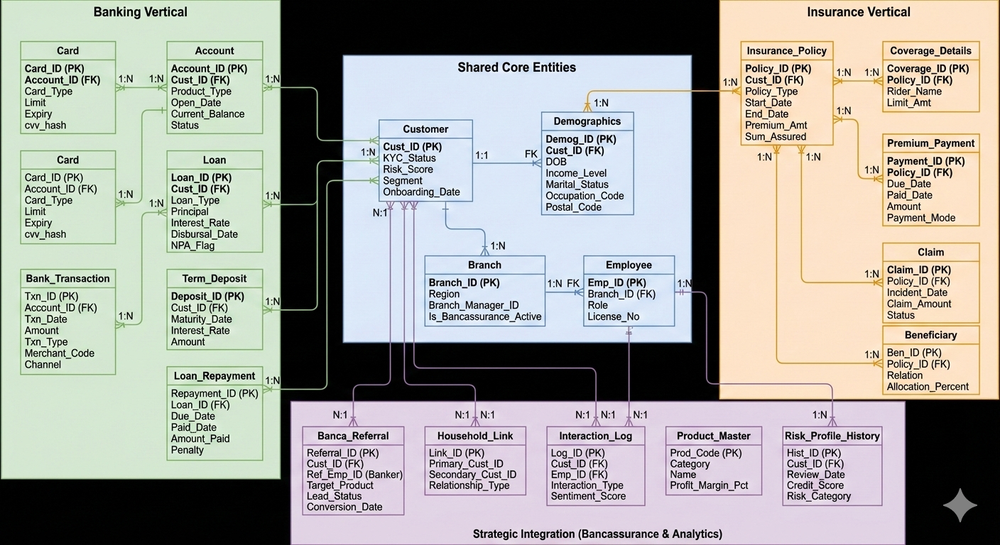
#> input picture intelligent_form_agent/data/Gemini_Generated_Image_s6av8gs6av8gs6av.png, 1000 x 545 px, shrunk from 1408 x 768 before the run
$ python -i preprocessing.py   (imports and definitions only)
#> lines starting #> are read from the running program, lines starting #| are printed output that depends on the picture; after the words box and inside, x2 and y2 are one past the last pixel; in counts of white or black regions, pixels touching at a corner belong together
### intelligent_form_agent/src/utils.py
import logging
import json
import os
from . import config

def setup_logger(name=__name__):
    logger = logging.getLogger(name)
    if not logger.handlers:
        logger.setLevel(logging.INFO)
        handler = logging.StreamHandler()
        formatter = logging.Formatter('%(asctime)s - %(name)s - %(levelname)s - %(message)s')
        handler.setFormatter(formatter)
        logger.addHandler(handler)
    return logger

logger = setup_logger('utils')

# [15 lines left out: functions save_json, ensure_dirs, not called in this run]

### intelligent_form_agent/src/preprocessing.py
import cv2
import numpy as np
from .utils import setup_logger

logger = setup_logger('preprocessing')

def preprocess_image(image_path_or_array):
    """
    Applies preprocessing pipeline to an image:
    1. Grayscale
    2. Denoising
    3. Thresholding
    Returns the processed image.
    """
    try:
        if isinstance(image_path_or_array, str):
            img = cv2.imread(image_path_or_array)
#> img is the input picture: shape (545, 1000, 3); mean B, G, R 162.6, 168.4, 168.9
            if img is None:
                raise ValueError(f"Could not load image at {image_path_or_array}")
        else:
            img = image_path_or_array

        # 1. Grayscale
        if len(img.shape) == 3:
            gray = cv2.cvtColor(img, cv2.COLOR_BGR2GRAY)
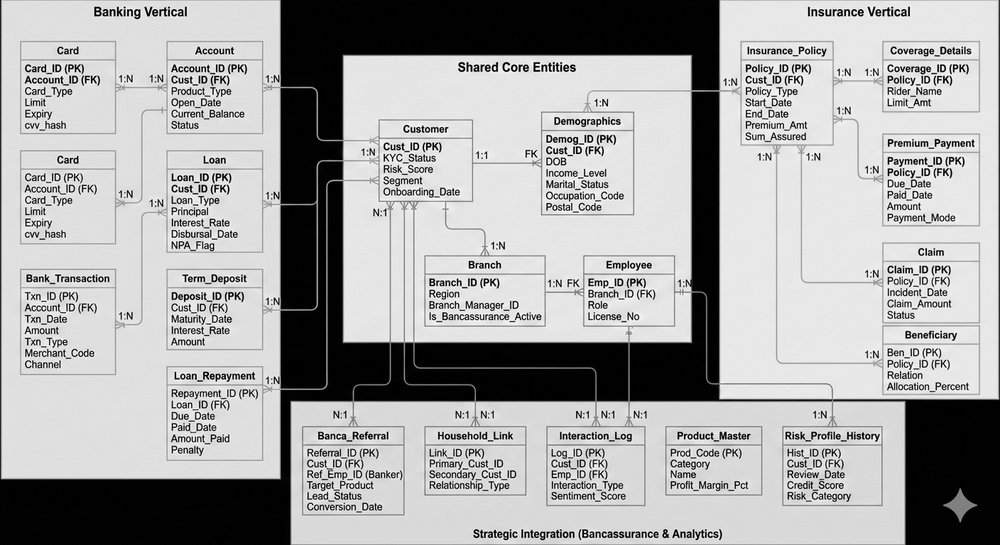
#> gray: shape (545, 1000); min 0, max 255, mean 167.9
        else:
            gray = img

        # 2. Denoise (Gaussian Blur)
        blurred = cv2.GaussianBlur(gray, (5, 5), 0)
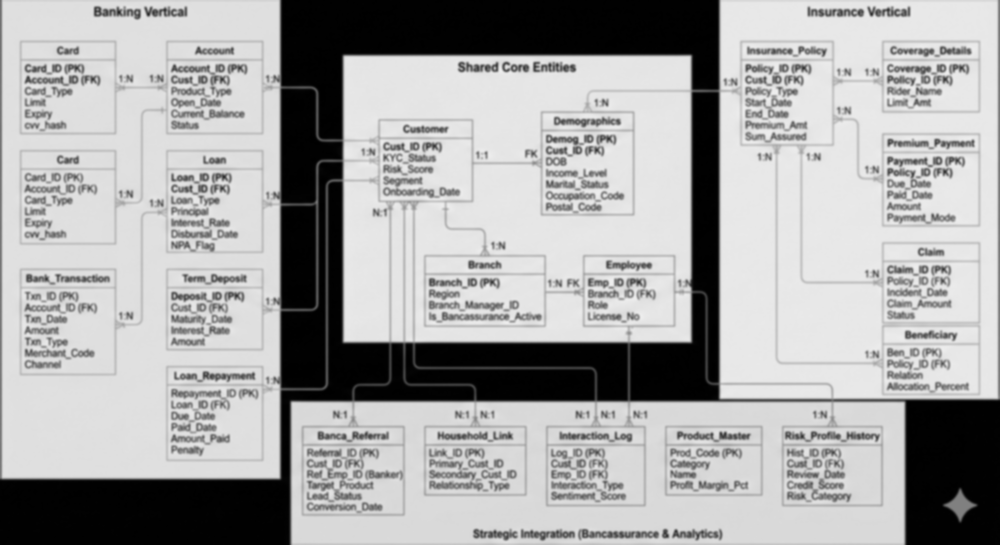
#> blurred: shape (545, 1000); min 0, max 238, mean 168

        # 3. Thresholding (Adaptive)
        # This helps with varying lighting conditions
        thresh = cv2.adaptiveThreshold(
            blurred, 255, cv2.ADAPTIVE_THRESH_GAUSSIAN_C, cv2.THRESH_BINARY, 11, 2
        )
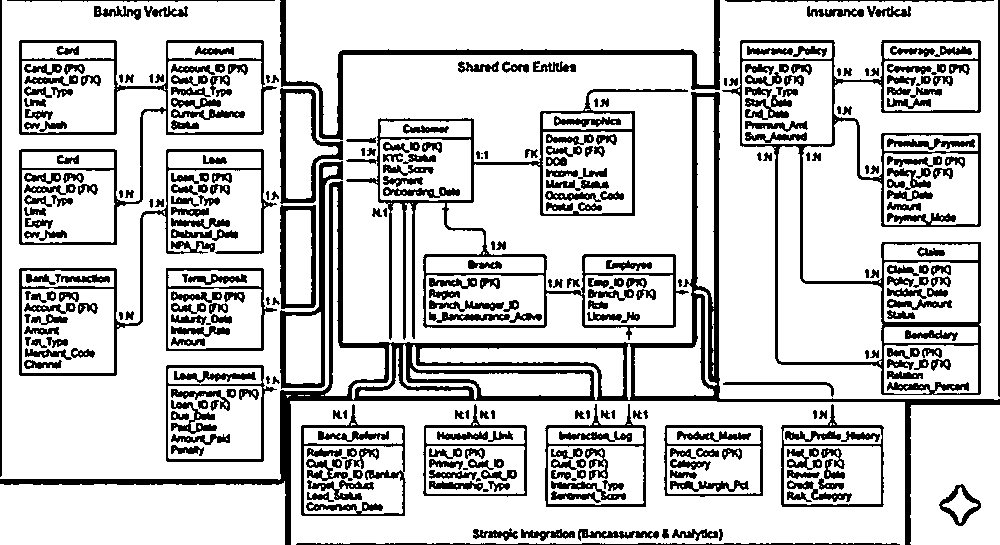
#> thresh: shape (545, 1000); 79.6% white; 336 black regions (11 under 20 px), largest, box (x1, y1, x2, y2) and area: (0, 92, 1000, 545) 17904, (722, 40, 981, 395) 8698, (346, 89, 689, 340) 7437

        # Optional: Dilation/Erosion to remove noise
        kernel = np.ones((1, 1), np.uint8)
        processed = cv2.dilate(thresh, kernel, iterations=1)
        processed = cv2.erode(processed, kernel, iterations=1)

        logger.info("Image preprocessing successful")
        return processed

    except Exception as e:
        logger.error(f"Error in preprocessing: {e}")
        return None

>>> result = preprocess_image('../data/Gemini_Generated_Image_s6av8gs6av8gs6av.png')
